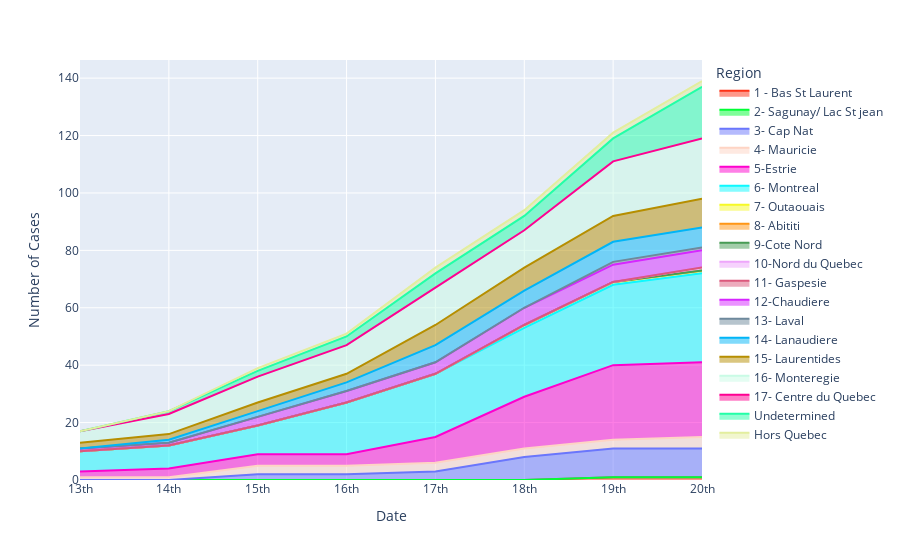

The notebook cell this image was saved under:
### Code cell
fig = px.area(stacked_df, x="Date", y="Number of Cases", color = "Region", color_discrete_sequence= px.colors.qualitative.Light24)
fig.show()

### Figure 1 — Plotly figure (JSON) as saved in the notebook; plotly's stock layout.template omitted (floating-point values rounded to 4 significant figures)
{"data": [{"hoverlabel": {"namelength": 0}, "hovertemplate": "Region=1 - Bas St Laurent<br>Date=%{x}<br>Number of Cases=%{y}", "legendgroup": "1 - Bas St Laurent", "line": {"color": "#FD3216"}, "mode": "lines", "name": "1 - Bas St Laurent", "orientation": "v", "showlegend": true, "stackgroup": "1", "type": "scatter", "x": ["13th", "14th", "15th", "16th", "17th", "18th", "19th", "20th"], "xaxis": "x", "y": [0, 0, 0, 0, 0, 0, 1, 1], "yaxis": "y"}, {"hoverlabel": {"namelength": 0}, "hovertemplate": "Region=2- Sagunay/ Lac St jean<br>Date=%{x}<br>Number of Cases=%{y}", "legendgroup": "2- Sagunay/ Lac St jean", "line": {"color": "#00FE35"}, "mode": "lines", "name": "2- Sagunay/ Lac St jean", "orientation": "v", "showlegend": true, "stackgroup": "1", "type": "scatter", "x": ["13th", "14th", "15th", "16th", "17th", "18th", "19th", "20th"], "xaxis": "x", "y": [0, 0, 0, 0, 0, 0, 0, 0], "yaxis": "y"}, {"hoverlabel": {"namelength": 0}, "hovertemplate": "Region=3- Cap Nat<br>Date=%{x}<br>Number of Cases=%{y}", "legendgroup": "3- Cap Nat", "line": {"color": "#6A76FC"}, "mode": "lines", "name": "3- Cap Nat", "orientation": "v", "showlegend": true, "stackgroup": "1", "type": "scatter", "x": ["13th", "14th", "15th", "16th", "17th", "18th", "19th", "20th"], "xaxis": "x", "y": [0, 0, 2, 2, 3, 8, 10, 10], "yaxis": "y"}, {"hoverlabel": {"namelength": 0}, "hovertemplate": "Region=4- Mauricie<br>Date=%{x}<br>Number of Cases=%{y}", "legendgroup": "4- Mauricie", "line": {"color": "#FED4C4"}, "mode": "lines", "name": "4- Mauricie", "orientation": "v", "showlegend": true, "stackgroup": "1", "type": "scatter", "x": ["13th", "14th", "15th", "16th", "17th", "18th", "19th", "20th"], "xaxis": "x", "y": [1, 1, 3, 3, 3, 3, 3, 4], "yaxis": "y"}, {"hoverlabel": {"namelength": 0}, "hovertemplate": "Region=5-Estrie<br>Date=%{x}<br>Number of Cases=%{y}", "legendgroup": "5-Estrie", "line": {"color": "#FE00CE"}, "mode": "lines", "name": "5-Estrie", "orientation": "v", "showlegend": true, "stackgroup": "1", "type": "scatter", "x": ["13th", "14th", "15th", "16th", "17th", "18th", "19th", "20th"], "xaxis": "x", "y": [2, 3, 4, 4, 9, 18, 26, 26], "yaxis": "y"}, {"hoverlabel": {"namelength": 0}, "hovertemplate": "Region=6- Montreal<br>Date=%{x}<br>Number of Cases=%{y}", "legendgroup": "6- Montreal", "line": {"color": "#0DF9FF"}, "mode": "lines", "name": "6- Montreal", "orientation": "v", "showlegend": true, "stackgroup": "1", "type": "scatter", "x": ["13th", "14th", "15th", "16th", "17th", "18th", "19th", "20th"], "xaxis": "x", "y": [7, 8, 10, 18, 22, 24, 28, 31], "yaxis": "y"}, {"hoverlabel": {"namelength": 0}, "hovertemplate": "Region=7- Outaouais<br>Date=%{x}<br>Number of Cases=%{y}", "legendgroup": "7- Outaouais", "line": {"color": "#F6F926"}, "mode": "lines", "name": "7- Outaouais", "orientation": "v", "showlegend": true, "stackgroup": "1", "type": "scatter", "x": ["13th", "14th", "15th", "16th", "17th", "18th", "19th", "20th"], "xaxis": "x", "y": [0, 0, 0, 0, 0, 1, 1, 1], "yaxis": "y"}, {"hoverlabel": {"namelength": 0}, "hovertemplate": "Region=8- Abititi<br>Date=%{x}<br>Number of Cases=%{y}", "legendgroup": "8- Abititi", "line": {"color": "#FF9616"}, "mode": "lines", "name": "8- Abititi", "orientation": "v", "showlegend": true, "stackgroup": "1", "type": "scatter", "x": ["13th", "14th", "15th", "16th", "17th", "18th", "19th", "20th"], "xaxis": "x", "y": [0, 0, 0, 0, 0, 0, 0, 0], "yaxis": "y"}, {"hoverlabel": {"namelength": 0}, "hovertemplate": "Region=9-Cote Nord<br>Date=%{x}<br>Number of Cases=%{y}", "legendgroup": "9-Cote Nord", "line": {"color": "#479B55"}, "mode": "lines", "name": "9-Cote Nord", "orientation": "v", "showlegend": true, "stackgroup": "1", "type": "scatter", "x": ["13th", "14th", "15th", "16th", "17th", "18th", "19th", "20th"], "xaxis": "x", "y": [0, 0, 0, 0, 0, 0, 0, 0], "yaxis": "y"}, {"hoverlabel": {"namelength": 0}, "hovertemplate": "Region=10-Nord du Quebec<br>Date=%{x}<br>Number of Cases=%{y}", "legendgroup": "10-Nord du Quebec", "line": {"color": "#EEA6FB"}, "mode": "lines", "name": "10-Nord du Quebec", "orientation": "v", "showlegend": true, "stackgroup": "1", "type": "scatter", "x": ["13th", "14th", "15th", "16th", "17th", "18th", "19th", "20th"], "xaxis": "x", "y": [0, 0, 0, 0, 0, 0, 0, 1], "yaxis": "y"}, {"hoverlabel": {"namelength": 0}, "hovertemplate": "Region=11- Gaspesie<br>Date=%{x}<br>Number of Cases=%{y}", "legendgroup": "11- Gaspesie", "line": {"color": "#DC587D"}, "mode": "lines", "name": "11- Gaspesie", "orientation": "v", "showlegend": true, "stackgroup": "1", "type": "scatter", "x": ["13th", "14th", "15th", "16th", "17th", "18th", "19th", "20th"], "xaxis": "x", "y": [0, 0, 0, 0, 0, 0, 0, 0], "yaxis": "y"}, {"hoverlabel": {"namelength": 0}, "hovertemplate": "Region=12-Chaudiere<br>Date=%{x}<br>Number of Cases=%{y}", "legendgroup": "12-Chaudiere", "line": {"color": "#D626FF"}, "mode": "lines", "name": "12-Chaudiere", "orientation": "v", "showlegend": true, "stackgroup": "1", "type": "scatter", "x": ["13th", "14th", "15th", "16th", "17th", "18th", "19th", "20th"], "xaxis": "x", "y": [1, 1, 3, 4, 4, 6, 6, 6], "yaxis": "y"}, {"hoverlabel": {"namelength": 0}, "hovertemplate": "Region=13- Laval<br>Date=%{x}<br>Number of Cases=%{y}", "legendgroup": "13- Laval", "line": {"color": "#6E899C"}, "mode": "lines", "name": "13- Laval", "orientation": "v", "showlegend": true, "stackgroup": "1", "type": "scatter", "x": ["13th", "14th", "15th", "16th", "17th", "18th", "19th", "20th"], "xaxis": "x", "y": [0, 0, 0, 0, 0, 0, 1, 1], "yaxis": "y"}, {"hoverlabel": {"namelength": 0}, "hovertemplate": "Region=14- Lanaudiere<br>Date=%{x}<br>Number of Cases=%{y}", "legendgroup": "14- Lanaudiere", "line": {"color": "#00B5F7"}, "mode": "lines", "name": "14- Lanaudiere", "orientation": "v", "showlegend": true, "stackgroup": "1", "type": "scatter", "x": ["13th", "14th", "15th", "16th", "17th", "18th", "19th", "20th"], "xaxis": "x", "y": [0, 1, 2, 3, 6, 6, 7, 7], "yaxis": "y"}, {"hoverlabel": {"namelength": 0}, "hovertemplate": "Region=15- Laurentides<br>Date=%{x}<br>Number of Cases=%{y}", "legendgroup": "15- Laurentides", "line": {"color": "#B68E00"}, "mode": "lines", "name": "15- Laurentides", "orientation": "v", "showlegend": true, "stackgroup": "1", "type": "scatter", "x": ["13th", "14th", "15th", "16th", "17th", "18th", "19th", "20th"], "xaxis": "x", "y": [2, 2, 3, 3, 7, 8, 9, 10], "yaxis": "y"}, {"hoverlabel": {"namelength": 0}, "hovertemplate": "Region=16- Monteregie<br>Date=%{x}<br>Number of Cases=%{y}", "legendgroup": "16- Monteregie", "line": {"color": "#C9FBE5"}, "mode": "lines", "name": "16- Monteregie", "orientation": "v", "showlegend": true, "stackgroup": "1", "type": "scatter", "x": ["13th", "14th", "15th", "16th", "17th", "18th", "19th", "20th"], "xaxis": "x", "y": [4, 7, 9, 10, 13, 13, 19, 21], "yaxis": "y"}, {"hoverlabel": {"namelength": 0}, "hovertemplate": "Region=17- Centre du Quebec<br>Date=%{x}<br>Number of Cases=%{y}", "legendgroup": "17- Centre du Quebec", "line": {"color": "#FF0092"}, "mode": "lines", "name": "17- Centre du Quebec", "orientation": "v", "showlegend": true, "stackgroup": "1", "type": "scatter", "x": ["13th", "14th", "15th", "16th", "17th", "18th", "19th", "20th"], "xaxis": "x", "y": [0, 0, 0, 0, 0, 0, 0, 0], "yaxis": "y"}, {"hoverlabel": {"namelength": 0}, "hovertemplate": "Region=Undetermined<br>Date=%{x}<br>Number of Cases=%{y}", "legendgroup": "Undetermined", "line": {"color": "#22FFA7"}, "mode": "lines", "name": "Undetermined", "orientation": "v", "showlegend": true, "stackgroup": "1", "type": "scatter", "x": ["13th", "14th", "15th", "16th", "17th", "18th", "19th", "20th"], "xaxis": "x", "y": [0, 1, 2, 3, 5, 5, 8, 18], "yaxis": "y"}, {"hoverlabel": {"namelength": 0}, "hovertemplate": "Region=Hors Quebec<br>Date=%{x}<br>Number of Cases=%{y}", "legendgroup": "Hors Quebec", "line": {"color": "#E3EE9E"}, "mode": "lines", "name": "Hors Quebec", "orientation": "v", "showlegend": true, "stackgroup": "1", "type": "scatter", "x": ["13th", "14th", "15th", "16th", "17th", "18th", "19th", "20th"], "xaxis": "x", "y": [0, 0, 1, 1, 2, 2, 2, 2], "yaxis": "y"}], "layout": {"legend": {"title": {"text": "Region"}, "tracegroupgap": 0}, "margin": {"t": 60}, "xaxis": {"anchor": "y", "domain": [0, 1], "title": {"text": "Date"}}, "yaxis": {"anchor": "x", "domain": [0, 1], "title": {"text": "Number of Cases"}}}}
